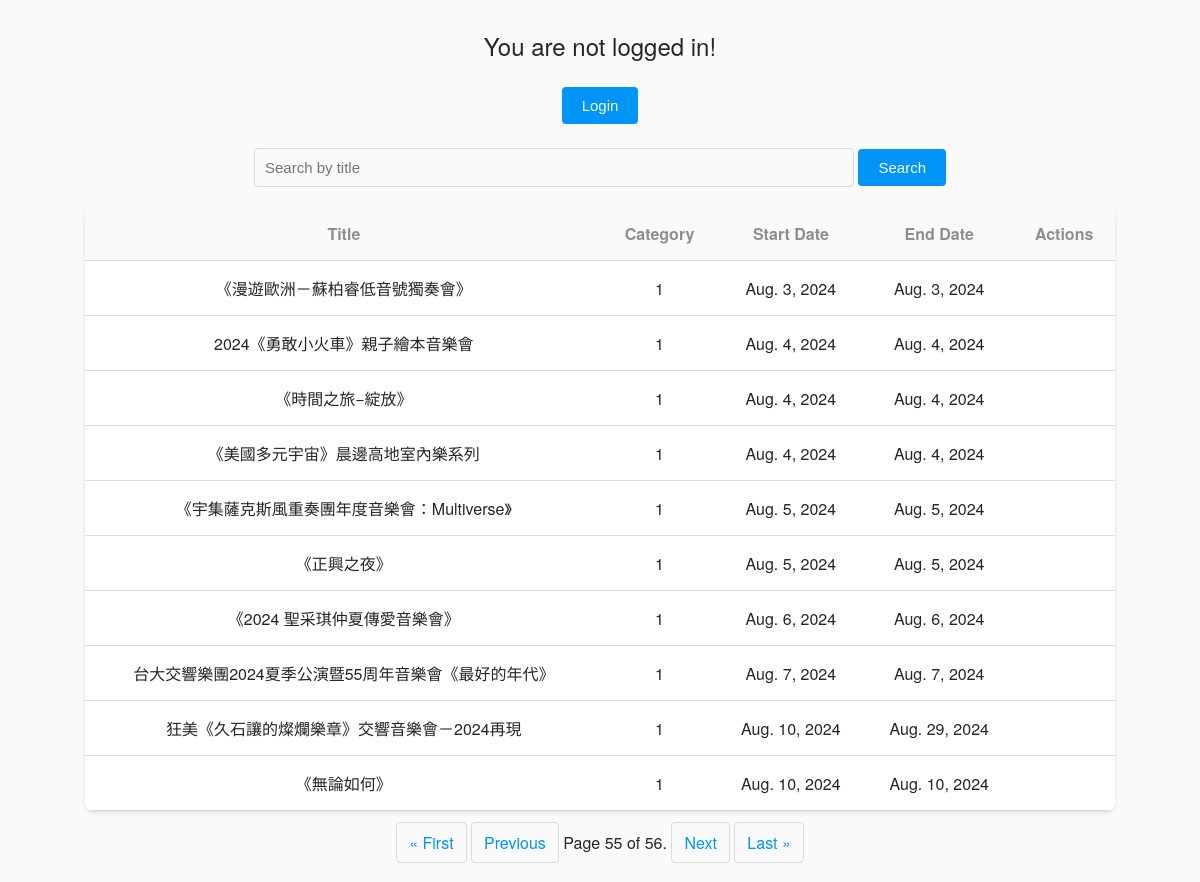
/?page=55, run on the app's committed database.
### myapp/models.py (models this page shows)
class Event(models.Model):
    title = models.CharField(max_length=255)
    uid = models.CharField(max_length=24, unique=True, null=True)
    version = models.CharField(max_length=100, blank=True, null=True)
    category = models.CharField(max_length=100, blank=True, null=True)
    imageUrl = models.CharField(max_length=500, blank=True, null=True)
    webSales = models.CharField(max_length=255, blank=True, null=True)
    sourceWebPromote = models.CharField(max_length=255, blank=True, null=True)
    comment = models.TextField(blank=True, null=True)
    editModifyDate = models.DateTimeField(blank=True, null=True)
    sourceWebName = models.CharField(max_length=255, blank=True, null=True)
    startDate = models.DateField(blank=True, null=True)
    endDate = models.DateField(blank=True, null=True)
    hitRate = models.IntegerField(blank=True, null=True)

### myapp/views.py (the view)
# urls.py: 2. Add a URL to urlpatterns:  path('', views.home, name='home')
def home(request):
    events_list = Event.objects.all()
    paginator = Paginator(events_list, 10)  # Show 10 events per page
    page_number = request.GET.get('page')
    try:
        events = paginator.page(page_number)
    except PageNotAnInteger:
        events = paginator.page(1)
    except EmptyPage:
        events = paginator.page(paginator.num_pages)
    context = {
        'events': events,
        'user': request.user,
    }
    return render(request, 'home.html', context)

### templates/home.html (shortened to what this page needs)
{% block content %}
{% if user.is_authenticated %}
  <div class="welcome-message">
    Hello, {{ user.username }}!
  </div>
{% else %}
  <div class="welcome-message">
    <p>You are not logged in!</p>
    <form method="get" action="{% url 'login' %}">
      <button type="submit" class="login-button">Login</button>
    </form>
  </div>
{% endif %}
  <div class="search-form">
    <form method="get" action="/operation/">
      <input type="text" name="search" placeholder="Search by title" style="font-size: 15px;">
      <button type="submit" style="font-size: 15px;">Search</button>
    </form>
  </div>
  <div class="event-table-container">
    <table class="event-table">
      <thead>
        <tr>
          <th>Title</th>
          <th>Category</th>
          <th>Start Date</th>
          <th>End Date</th>
          <th>Actions</th>
        </tr>
      </thead>
      <tbody>
        {% for event in events %}
        <tr>
          <td>{{ event.title }}</td>
          <td>{{ event.category }}</td>
          <td>{{ event.startDate }}</td>
          <td>{{ event.endDate }}</td>
          <td>
          </td>
        </tr>
        {% endfor %}
      </tbody>
    </table>
  </div>
  {% if events.has_other_pages %}
    <div class="pagination">
      <span class="step-links">
        {% if events.has_previous %}
          <a href="?page=1">&laquo; First</a>
          <a href="?page={{ events.previous_page_number }}">Previous</a>
        {% endif %}
        <span class="current">
          Page {{ events.number }} of {{ events.paginator.num_pages }}.
        </span>
        {% if events.has_next %}
          <a href="?page={{ events.next_page_number }}">Next</a>
          <a href="?page={{ events.paginator.num_pages }}">Last &raquo;</a>
        {% endif %}
      </span>
    </div>
  {% endif %}
{% endblock %}

### templates/home.html (style rules this page uses)
.welcome-message { margin-bottom: 20px; font-size: 24px; color: #262626; }
.search-form { margin-bottom: 20px; }
.search-form input[type="text"] { padding: 10px; width: 60%; max-width: 600px; border: 1px solid #dbdbdb; border-radius: 4px; background-color: #fafafa; }
.search-form button { padding: 10px 20px; border: none; background-color: #0095f6; color: #fff; border-radius: 4px; cursor: pointer; }
.event-table-container { display: block; text-align: center; margin: 0 auto; max-width: 90%; min-width: 600px; }
.event-table { width: 100%; margin-bottom: 20px; border-collapse: collapse; background-color: #fff; box-shadow: 0 2px 4px rgba(0, 0, 0, 0.1); border-radius: 8px; overflow: hidden; }
.event-table th, .event-table td { padding: 15px; text-align: center; border-bottom: 1px solid #dbdbdb; }
.event-table th { background-color: #fafafa; font-weight: 600; color: #8e8e8e; }
.pagination { margin-top: 20px; display: flex; justify-content: center; gap: 5px; }
.pagination a { padding: 8px 12px; text-decoration: none; color: #0095f6; border: 1px solid #dbdbdb; border-radius: 4px; }
.login-button { padding: 10px 20px; cursor: pointer; background-color: #0095f6; color: white; border: none; border-radius: 4px; font-size: 15px; }

### data on the page
Event: title "《漫遊歐洲－蘇柏睿低音號獨奏會》", category "1", startDate "Aug. 3, 2024", endDate "Aug. 3, 2024"
Event: title "2024《勇敢小火車》親子繪本音樂會", category "1", startDate "Aug. 4, 2024", endDate "Aug. 4, 2024"
Event: title "《時間之旅−綻放》", category "1", startDate "Aug. 4, 2024", endDate "Aug. 4, 2024"
Event: title "《美國多元宇宙》晨邊高地室內樂系列", category "1", startDate "Aug. 4, 2024", endDate "Aug. 4, 2024"
Event: title "《宇集薩克斯風重奏團年度音樂會：Multiverse》", category "1", startDate "Aug. 5, 2024", endDate "Aug. 5, 2024"
Event: title "《正興之夜》", category "1", startDate "Aug. 5, 2024", endDate "Aug. 5, 2024"
Event: title "《2024 聖采琪仲夏傳愛音樂會》", category "1", startDate "Aug. 6, 2024", endDate "Aug. 6, 2024"
Event: title "台大交響樂團2024夏季公演暨55周年音樂會《最好的年代》", category "1", startDate "Aug. 7, 2024", endDate "Aug. 7, 2024"
Event: title "狂美《久石讓的燦爛樂章》交響音樂會－2024再現", category "1", startDate "Aug. 10, 2024", endDate "Aug. 29, 2024"
Event: title "《無論如何》", category "1", startDate "Aug. 10, 2024", endDate "Aug. 10, 2024"

### other printed values
{{ events.number }} "55"
{{ events.paginator.num_pages }} "56"
